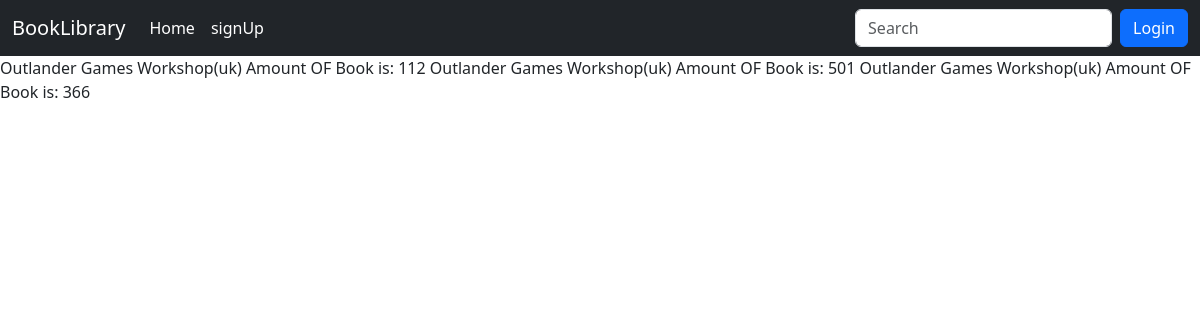
Page /bookDetails/10970/ on the committed database.
### home/models.py (models this page shows)
class FetchBook(models.Model):
    book_id =  models.IntegerField(unique=False, default= 10, blank= False)
    image = models.ImageField(upload_to='images' ,default='default_image.jpg')
    title = models.CharField(max_length=10000, blank=False)
    publication_date =  models.CharField(max_length=100, blank=False)
    text_reviews_count = models.IntegerField(blank=True)
    ratings_count = models.IntegerField(blank=True)
    language_code = models.CharField(max_length=100, blank=False)
    isbn =  models.CharField(max_length=100, blank=False)
    isbn13 = models.CharField(max_length=100, blank=False)
    average_rating = models.FloatField(blank=True)
    authors = models.CharField(max_length=100, blank=False)
    publisher = models.CharField(max_length=100, blank=False)
    amount = models.PositiveIntegerField(null=False, blank=False ,default=False)

### home/views.py (the view)
# urls.py: path('bookDetails/<book_id>/',views.getDetails, name = 'getDetails')
def getDetails(request,book_id):
    queryset = FetchBook.objects.filter(book_id = book_id)
    context = {
        'queryset':queryset
    }
    return render(request, 'bookDetails.html', context)

### home/templates/bookDetails.html (shortened to what this page needs)
{% extends "base.html" %}]
{% block body %}
{% for i in queryset %}
{{i.title}}
{{i.publisher}}
Amount OF Book is:
{{i.amount}}
{% endfor %}
{% endblock %}

### rows in the picture
FetchBook: title "Outlander", publisher "Games Workshop(uk)", amount "112"
FetchBook: title "Outlander", publisher "Games Workshop(uk)", amount "501"
FetchBook: title "Outlander", publisher "Games Workshop(uk)", amount "366"
